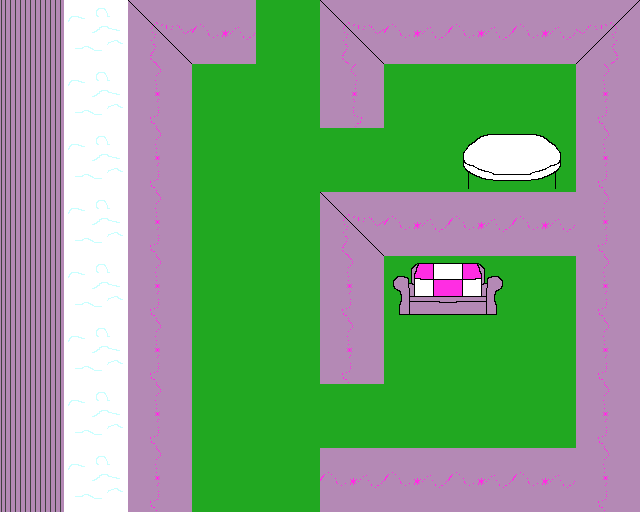

Rendered tile map (Tiled .tmx) drawn with the repository's tilesets; below, a short description and the map source with its tile grids summarised:
An orthogonal 10x8 tile map with 64x64 px tiles, 1 tile layer (Tile Layer 1).

<map version="1.0" orientation="orthogonal" width="10" height="8" tilewidth="64" tileheight="64">
 <tileset firstgid="1" name="tileset" tilewidth="64" tileheight="64">
  <image source="../tileset.png" width="320" height="320" />
  <tile id="0">
   <properties>
    <property name="components" value="Solid" />
   </properties>
  </tile>
  <tile id="1">
   <properties>
    <property name="components" value="Solid" />
   </properties>
  </tile>
  <tile id="2">
   <properties>
    <property name="components" value="Solid" />
   </properties>
  </tile>
  <tile id="5">
   <properties>
    <property name="components" value="Solid" />
   </properties>
  </tile>
  <tile id="6">
   <properties>
    <property name="components" value="Solid" />
   </properties>
  </tile>
  <tile id="7">
   <properties>
    <property name="components" value="Solid" />
   </properties>
  </tile>
  <tile id="10">
   <properties>
    <property name="components" value="Solid" />
   </properties>
  </tile>
  <tile id="11">
   <properties>
    <property name="components" value="Solid" />
   </properties>
  </tile>
  <tile id="12">
   <properties>
    <property name="components" value="Floor" />
   </properties>
  </tile>
  <tile id="14">
   <properties>
    <property name="components" value="Solid" />
   </properties>
  </tile>
  <tile id="18">
   <properties>
    <property name="components" value="Solid" />
   </properties>
  </tile>
 </tileset>
 <layer name="Tile Layer 1" width="10" height="8">
  <data>[80 cells, 80 non-empty, 12 distinct tile ids]</data>
 </layer>
</map>
